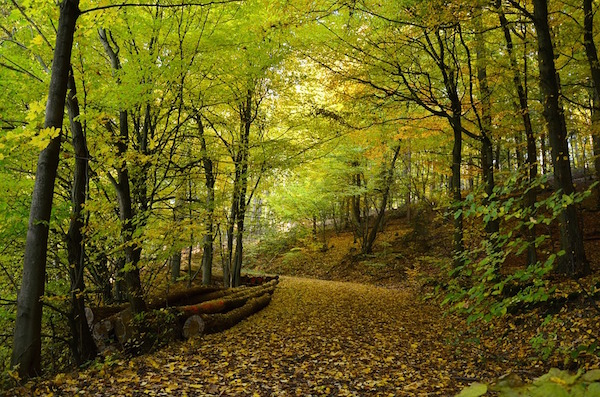
#> input picture note/step4/爬虫笔记/20. AI02/day02/forest.jpg, 600 x 397 px
$ python basic.py
#> lines starting #> are read from the running program, lines starting #| are printed output that depends on the picture
import numpy as np
import cv2 as cv
image = cv.imread('forest.jpg')
#> image is the input picture: shape (397, 600, 3); mean B, G, R 25.9, 91.8, 97.9
print(image.shape)
#| (397, 600, 3)
print(image)
#> (printed output is left out)
cv.imshow('Original', image)
h, w = image.shape[:2]
#> h = 397; w = 600
l, t = int(w / 4), int(h / 4)
#> l = 150; t = 99
r, b = int(w * 3 / 4), int(h * 3 / 4)
#> r = 450; b = 297
cropped = image[t:b, l:r]
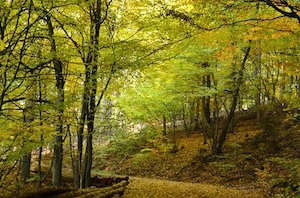
#> cropped: shape (198, 300, 3); mean B, G, R 31.5, 107.8, 116.4
cv.imshow('Cropped', cropped)
blue = np.zeros_like(cropped)
green = np.zeros_like(cropped)
red = np.zeros_like(cropped)
blue[..., 0] = cropped[..., 0]
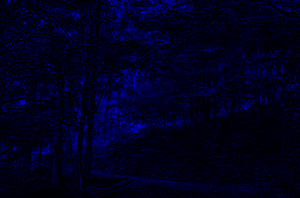
#> blue: shape (198, 300, 3); mean B, G, R 31.5, 0, 0
cv.imshow('Blue', blue)
green[..., 1] = cropped[..., 1]
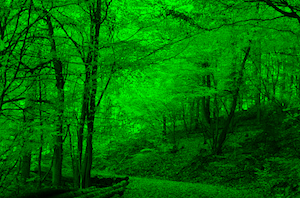
#> green: shape (198, 300, 3); mean B, G, R 0, 107.8, 0
cv.imshow('Green', green)
red[..., 2] = cropped[..., 2]
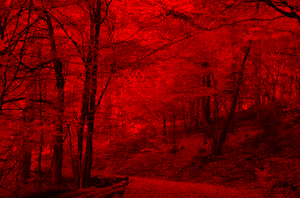
#> red: shape (198, 300, 3); mean B, G, R 0, 0, 116.4
cv.imshow('Red', red)
scaled = cv.resize(cropped, (w, h), interpolation=cv.INTER_LINEAR)
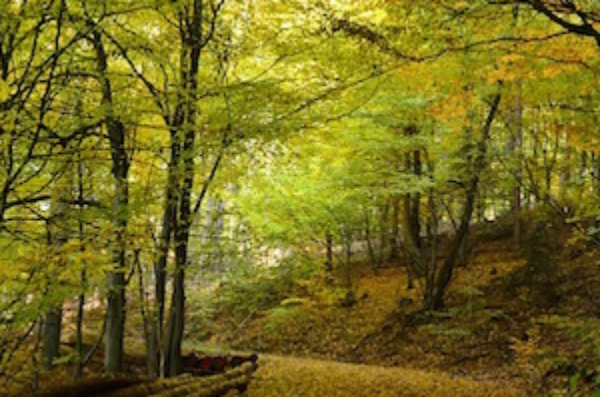
#> scaled: shape (397, 600, 3); mean B, G, R 31.4, 107.7, 116.3
cv.imshow('Scaled', scaled)
deformed = cv.resize(cropped, None, fx=2, fy=0.5,
                     interpolation=cv.INTER_LINEAR)
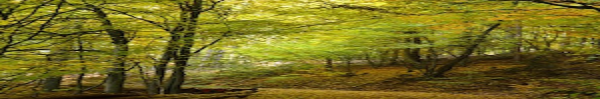
#> deformed: shape (99, 600, 3); mean B, G, R 31.5, 107.8, 116.4
cv.imshow('Deformed', deformed)
cv.waitKey()
